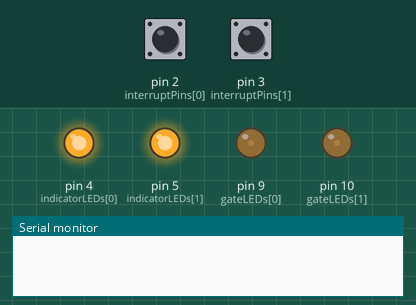
Simulated run of this sketch. Board: Arduino Nano, built with avr-gcc and run on an emulated ATmega328P. On the bench: output pins drawn as LEDs (lit = HIGH), the last lines printed to the serial monitor. The test bench sets the inputs (shaded band); at power-on: pin 2 (interruptPins[0]) HIGH, pin 3 (interruptPins[1]) HIGH.

Above: at 1.2 s.
1.3 s: pin 2 (interruptPins[0]) pulled LOW for 0.15 s
At 2.6 s:
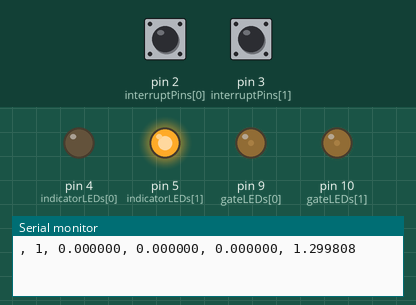
2.9 s: pin 3 (interruptPins[1]) pulled LOW for 0.15 s
At 4.1 s:
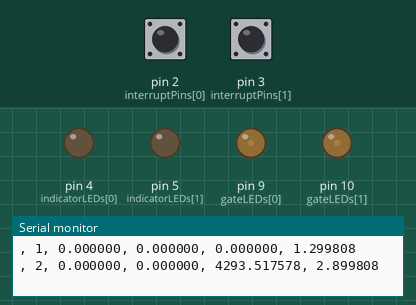
4.5 s: pin 2 (interruptPins[0]) pulled LOW for 1 s
At 5.3 s:
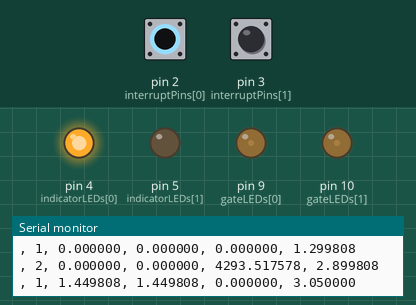
7.0 s: pin 2 (interruptPins[0]) pulled LOW for 3.2 s
At 11.3 s:
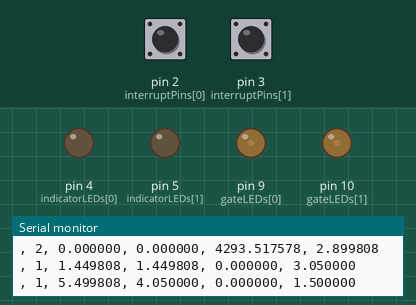
11.7 s: pin 3 (interruptPins[1]) pulled LOW for 3.2 s
At 12.6 s:
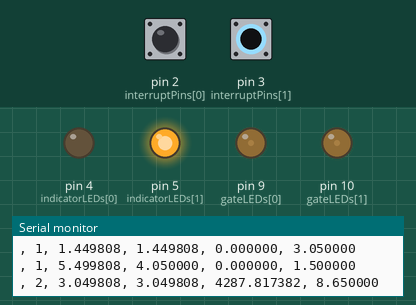
Timing chart, 0 to 16.4 s (numbered marks = the images above; inputs shaded):
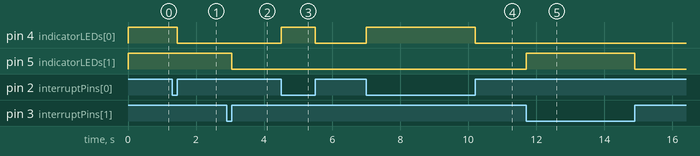

The sketch:

Arduino-LightGate.ino
```cpp
#include <RingBuf.h>
#include <limits.h>

// Constants...
const byte no_of_timers = 2;
const byte event_buffer_length = 10;
const float ir_kHz = 38;
const float ir_duty_cycle = 0.1; // 0.1 seems to work well...

// Pin Mappings for Maker Nano
const byte interruptPins[no_of_timers] = {2, 3};
const byte indicatorLEDs[no_of_timers] = {4, 5};
const byte gateLEDs[no_of_timers] = {9, 10};

// Structures...
struct TimerEvent {
  int timer_;
  unsigned long micros_prev_start;
  unsigned long micros_timer0_start;
  unsigned long micros_start;
  unsigned long micros_end;
};

// Globals...
volatile unsigned long timer_time_start[no_of_timers];
volatile unsigned long timer_time_prev_start[no_of_timers];
unsigned long startup_micros;
RingBuf<TimerEvent, event_buffer_length> my_buffer;

// Utility functions...
double delta_micros(unsigned long start_micros, unsigned long end_micros) {
  if (end_micros >= start_micros) {
    return ((double)(end_micros - start_micros)) / 1e6;
  } else {
    unsigned long delta1 = ULONG_MAX - start_micros;
    return ((double)(delta1 + 1 + end_micros)) / 1e6;
  }
}

// PWM Setup
void set_PWM1_kHz(float kHz, float duty_cycle, bool enableA, bool enableB) {
  // disable interrupts while we setup...
  noInterrupts();
  // Calculate top value for required frequency assuming no prescaling
  float count = 16000 / kHz - 1;
  // Work out if we need to set the prescaler
  byte cs12 = 0;
  if (count > 65535) {
    count = count / 1024;
    cs12 = 1;
  }
  unsigned int top = (unsigned int)count;
  // Work out 'on' count for ocr
  unsigned int ocr = top * duty_cycle;
  // Initialise control registers (always do this first)
  TCCR1A = 0;
  TCCR1B = 0;
  // set TOP
  ICR1 = top;
  // Set On time for output A
  OCR1A = ocr;
  // Set On time for output B
  OCR1B = ocr;
  // set output controls A nd B with non-inverting mode
  TCCR1A |= (1 << COM1A1) | (1 << COM1B1);
  // set Fast PWM mode using ICR1 as TOP
  TCCR1A |= (1 << WGM11);
  TCCR1B |= (1 << WGM12) | (1 << WGM13);
  // START the timer with no prescaler or 1024 prescaler
  TCCR1B |= (1 << CS10) | (cs12 << CS12);
  // enable all interrupts
  interrupts();
  // Enables outputs
  if (enableA)
    DDRB |= (1 << DDB1);
  if (enableB)
    DDRB |= (1 << DDB2);
  // output debug info if required
  // Serial.println(top);
  // Serial.println(ocr);
}

// Interrupt routines...

void state_change(int timer) {
  // Read the micros() timer first to minimise dither
  unsigned long microsecs = micros();
  // Get the index for the timers
  int i = timer - 1;
  // Read the state and mimic on the indicators LED
  int state = !digitalRead(interruptPins[i]);
  digitalWrite(indicatorLEDs[i], state);
  // Deal with interrupt...
  if (state == HIGH) {
    // End of event - send results to RingBuffer
    struct TimerEvent event = {timer, timer_time_prev_start[i], timer_time_start[0],
      timer_time_start[i], microsecs};
    my_buffer.push(event);
  } else {
    // Start of event
    timer_time_prev_start[i] = timer_time_start[i];
    timer_time_start[i] = microsecs;
  }
}

void timer1() { state_change(1); }

void timer2() { state_change(2); }

// Initialise...
void setup() {
  // Initialise serial port
  Serial.begin(9600);
  // Note start time
  startup_micros = micros();
  // setup pins and variables...
  for (int i = 0; i < no_of_timers; i++) {
    pinMode(indicatorLEDs[i], OUTPUT);
    pinMode(gateLEDs[i], OUTPUT);
    pinMode(interruptPins[i], INPUT);
    int state = digitalRead(interruptPins[i]);
    digitalWrite(indicatorLEDs[i], state);
    timer_time_prev_start[i] = startup_micros;
    timer_time_start[i] = startup_micros;
  }
  // Set the IR output frequency and PWM
  set_PWM1_kHz(ir_kHz, ir_duty_cycle, true, true);
  // We have to map the interrupt routines 'manually'
  attachInterrupt(digitalPinToInterrupt(interruptPins[0]), timer1, CHANGE);
  attachInterrupt(digitalPinToInterrupt(interruptPins[1]), timer2, CHANGE);

}

// Run...
void loop() {
  struct TimerEvent event;
  double start, duration,period, delta;
  if (my_buffer.pop(event)) {
    start = delta_micros(startup_micros, event.micros_start);
    duration = delta_micros(event.micros_start, event.micros_end);
    period = delta_micros(event.micros_prev_start, event.micros_start);
    delta = delta_micros(event.micros_timer0_start, event.micros_start);
    Serial.println();
    Serial.print(", "); Serial.print(event.timer_);
    Serial.print(", "); Serial.print(start, 6);
    Serial.print(", "); Serial.print(period, 6);
    Serial.print(", "); Serial.print(delta, 6);
    Serial.print(", "); Serial.print(duration, 6);
  }
}
```

Measured:
- after the input at 1.3 s, pin 4 (indicatorLEDs[0]): HIGH → LOW after 0.15 s
- after the input at 2.9 s, pin 5 (indicatorLEDs[1]): HIGH → LOW after 0.15 s
- after the input at 4.5 s, pin 4 (indicatorLEDs[0]): LOW → HIGH at once, → LOW 1.0 s later
- after the input at 7.0 s, pin 4 (indicatorLEDs[0]): LOW → HIGH at once, → LOW 3.2 s later
- after the input at 11.7 s, pin 5 (indicatorLEDs[1]): LOW → HIGH at once, → LOW 3.2 s later
